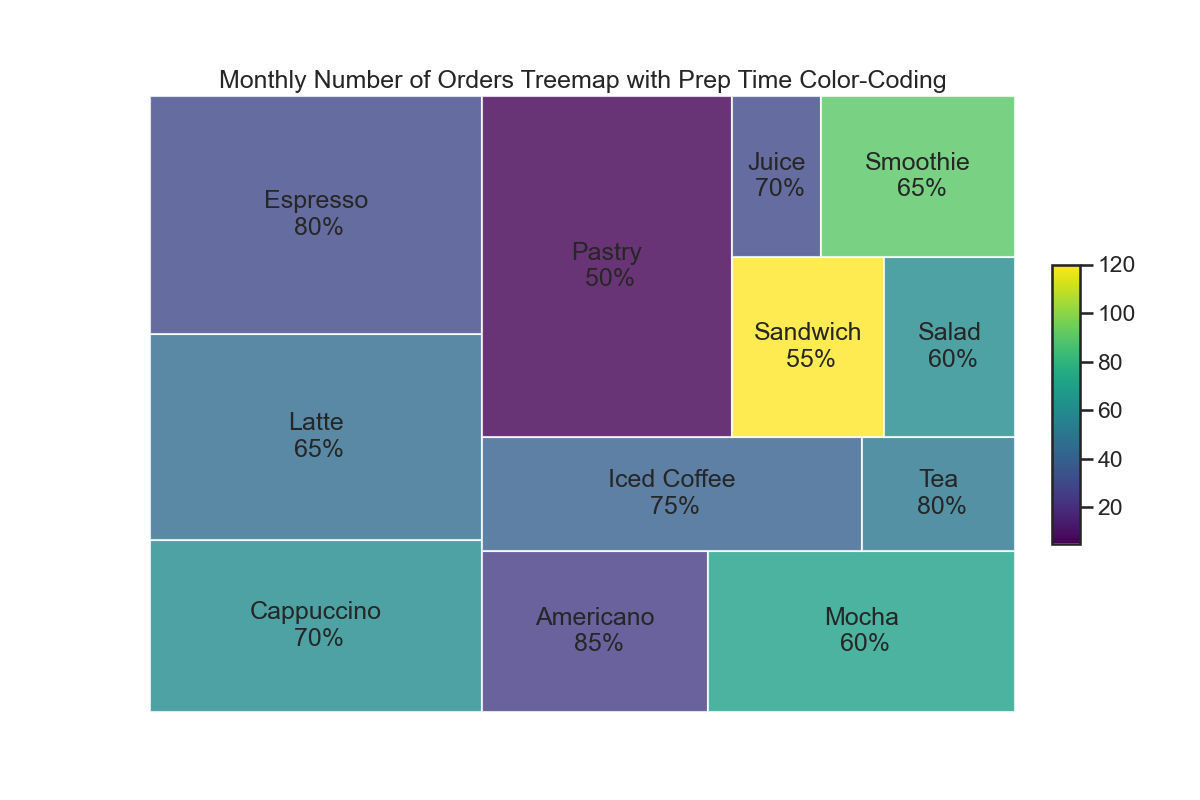

Generate this figure with Python:

import matplotlib.pyplot as plt
import squarify

# Our data
data = [
    {'Item': 'Cappuccino', ' Number of Orders (Monthly)': 750, ' Average Prep Time (Seconds)': 60, ' Margin (%)': ' 70%'},
    {'Item': 'Latte', ' Number of Orders (Monthly)': 900, ' Average Prep Time (Seconds)': 45, ' Margin (%)': ' 65%'},
    {'Item': 'Espresso', ' Number of Orders (Monthly)': 1040, ' Average Prep Time (Seconds)': 30, ' Margin (%)': ' 80%'},
    {'Item': 'Americano', ' Number of Orders (Monthly)': 480, ' Average Prep Time (Seconds)': 25, ' Margin (%)': ' 85%'},
    {'Item': 'Mocha', ' Number of Orders (Monthly)': 650, ' Average Prep Time (Seconds)': 70, ' Margin (%)': ' 60%'},
    {'Item': 'Iced Coffee', ' Number of Orders (Monthly)': 570, ' Average Prep Time (Seconds)': 40, ' Margin (%)': ' 75%'},
    {'Item': 'Tea', ' Number of Orders (Monthly)': 230, ' Average Prep Time (Seconds)': 50, ' Margin (%)': ' 80%'},
    {'Item': 'Pastry', ' Number of Orders (Monthly)': 1120, ' Average Prep Time (Seconds)': 5, ' Margin (%)': ' 50%'},
    {'Item': 'Sandwich', ' Number of Orders (Monthly)': 360, ' Average Prep Time (Seconds)': 120, ' Margin (%)': ' 55%'},
    {'Item': 'Salad', ' Number of Orders (Monthly)': 310, ' Average Prep Time (Seconds)': 60, ' Margin (%)': ' 60%'},
    {'Item': 'Juice', ' Number of Orders (Monthly)': 190, ' Average Prep Time (Seconds)': 30, ' Margin (%)': ' 70%'},
    {'Item': 'Smoothie', ' Number of Orders (Monthly)': 410, ' Average Prep Time (Seconds)': 90, ' Margin (%)': ' 65%'}
]

# Preparing the data for the Treemap
labels = [f"{x['Item']}\n{x[' Margin (%)']}" for x in data]
sizes = [x[' Number of Orders (Monthly)'] for x in data]
colors = [x[' Average Prep Time (Seconds)'] for x in data]

# Normalizing the colors to get a continuous range
norm = plt.Normalize(min(colors), max(colors))
colors = [plt.cm.viridis(norm(value)) for value in colors]

# Creating the treemap
plt.figure(figsize=(12, 8))
squarify.plot(sizes=sizes, label=labels, color=colors, alpha=0.8)

# Adding color bar
sm = plt.cm.ScalarMappable(cmap='viridis', norm=norm)
sm.set_array([])
plt.colorbar(sm, aspect=10, fraction=0.03, pad=0.04)

# Removing axis for better aesthetics
plt.axis('off')

# Adding a title to the plot
plt.title('Monthly Number of Orders Treemap with Prep Time Color-Coding')

# Showing the plot
plt.show()
